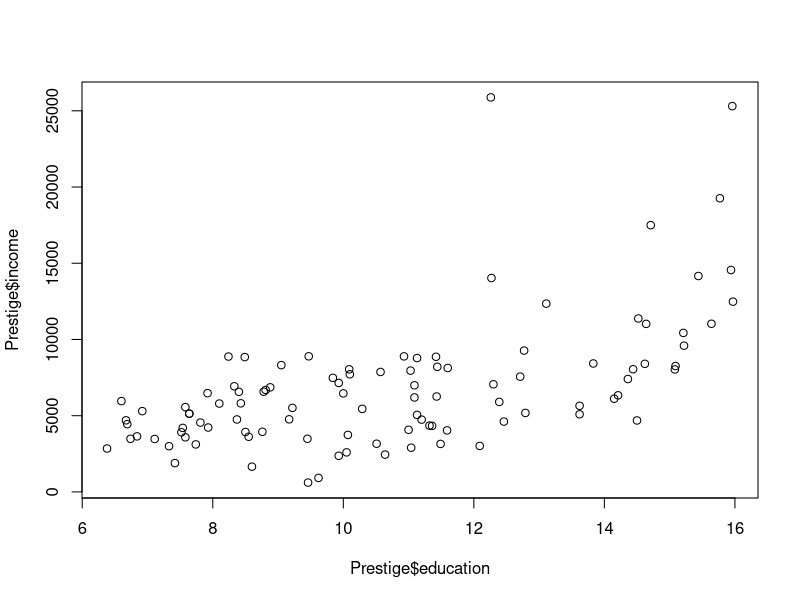

Write the R code that produced this figure. (Note: this script raises an error after producing the figure.)
## ---- chunk 1
# Type in a numerical data, assign them to the variable: weight
weight = c(60,72,57,90,95,72)
# Print out the variable
weight
# You can also type in decimals
height = c(1.75,1.80,1.65,1.90,1.74,1.91)
# Or even formulas, assign to the variable.
bmi = weight/(height)^2
bmi
## ---- chunk 2
# Characters between the quotation marks are consider strings
A = c("NewYork","London","San Francisco")
A
## ---- chunk 3
# A logical vector is a vector that only contains TRUE and FALSE values. In R, true values are designated with TRUE, and false values with FALSE.
B=c(T,T,F,F)
B
bmi > 25  # relational expressions
## ---- chunk 4
seq(4,9) #sequence from 4 to 9, increment defaults to 1, alternatively, 4:9
seq(4,10,2) #sequence from 4 to 10, increment is 2
seq(1,10,.1) #sequence from 1 to 10, increment is .1
seq(-8,9,.5) #sequence from -8 to 9, increment is .5
## ---- chunk 5
exp1 <- c(1,2,3,4,5) #create a vector named as exp1
rep(exp1,3) #repeat 3 times 

ha=c(1,2,3,"sun")
rep(ha,4) #repeat "ha" four times
rep(ha,1:4) #each element is repeated different times, according to the second argument
rep(3:4,c(100,200)) #the first element repeat 100 time, the second 200 times
## ---- chunk 6
# We use the following functions to build a simulated data set.
ACT_score <- round(runif(n=100,min=18,max=25),0)
## ---- chunk 7
# calculate summation
sum(ACT_score) 
# calculate average score
mean(ACT_score)
# calculate median score
median(ACT_score) 
# calculate variance
var(ACT_score) 
# calculate standard deviation
sd(ACT_score) 
# print vector length (sample size)
length(ACT_score) 
# calculate square root of each number
sqrt(ACT_score) 
#--with NA, print order of each number in the vector
order(ACT_score)    
# calculate range of the vector
range(ACT_score) 
#--omit NA, sort date from low to hight
sort(ACT_score)  
#--make a table of counts
table(ACT_score)  

#-- Using the function "describe" from the "psych" package. Please attach the psych package
library(psych)
describe(ACT_score)
## ---- chunk 8
GRE_score <- round(runif(250,130,170),0)
?runif
## ---- chunk 9
x=1:12 
#set the dimension of the matrix
dim(x)=c(3,4) #three rows and four cols 
x
## ---- chunk 10
# Different from the above matrix, we define a matrix use matrix function
matrix(1:12,nrow=3,byrow=T) 
## ---- chunk 11
x=matrix(1:12, nrow=3,byrow=T)
x
rownames(x)=LETTERS[1:3]
colnames(x)=LETTERS[4:7]
x
colnames(x) <- c("gpa","quiz1","quiz2","final")
x
## ---- chunk 12
# The transpose of a matrix is simply a flipped version of the original matrix. We can transpose a matrix by switching its rows with its columns.  
t(x)
#multiply two matrix, if they are conformable
x%*%t(x) #check the dimensions  

t(x)%*%x
## ---- chunk 13
# Using cbind() function to combine columns
cbind(A=1:4,B=5:8,C=9:12)
# Using rbind() function to combine rows
rbind(A=1:4,B=5:8,C=9:12)
## ---- chunk 14
# Load the package "MASS" to use the fractions function
library(MASS)
# Build a square matrix A. 
A <- matrix(c(2,3,2,2), nrow=2,byrow=T)
# Print out
A 
#inverse the matrix       
inv_A <- solve(A,tol=1e-19)

#round              
round(solve(A,tol=1e-19),3) #to the third digits
#show as rationals  
fractions(solve(A,tol=1e-19))

# Ax=b: solve(A,b)
# create an Identity matrix
ident_matrix <- diag(2)
solve(A,diag(2))

## ---- chunk 15
# Load the package for illustrations
library(car)
# Load the data set
data(Prestige)
# Check the dimension of the data
dim(Prestige) # 102 observations, each observation has 6 variables.
# Checking the variable names
names(Prestige)
# subset the data
Prestige[1:10,1:3] #selecting the first 10 subjects with first three variables 
Prestige[,1:3] #selecting all subjects with first three variables 
Prestige$education #selecting the variable "education"
Prestige[1:10,c("education","income")] #selecting the first 10 subjects with the variables "education" and "income"
## ---- chunk 16
# put 1's in the first col., others in 2-4th
X=cbind(1,as.matrix(Prestige[,1:3])) 
X
# adding ID
X1=cbind(seq(1:102),as.matrix(Prestige[,1:3])) 
colnames(X1)= c("ID","education", "income", "women")
X1
# select only the 4th column of the dataset: Prestige
y=Prestige[,4] 
y
# select the first five subjects with all columns
X[1:5,] 
#select variables ("education" ,"prestige") and the first five subjects
Prestige[1:5,c("prestige","education")] 
## ---- chunk 17
# Calculate the correlations among three variables
R=cor(cbind(Prestige$education,Prestige$income,Prestige$women))
R # Correlation matrix
plot(Prestige$education,Prestige$income)
# Calculate the covariance among three variables
S =cov(cbind(Prestige$education,Prestige$income,Prestige$women))
S # Covariance matrix
## ---- chunk 18
# extract diagonal of R (correlation matrix)
diag(R)    
# set diagonal of R
diag(R)=NA 
# make diagonal matrix
diag(1:3)  
# order-3 identity matrix
diag(3)
## ---- chunk 19
## build a continuous variable
pain=c(0,3,2,2,1) 
## set the level of pain as a factor
fpain=factor(pain,levels=0:3) ## categorical has a order: ordinal scale
## rename the factors of our "fpain" variable
levels(fpain)=c("none","mild","medium","sever") 
# Print pain (show as only numbers)
pain
# Print fpain (show as categorical names)
fpain
# Turn the categorizes into numbers 
as.numeric(fpain)-1
# Check the levels of a variable
levels(fpain)
# Internally, the 4-level factor above consists of 2 items 
# (a)a vector of integers between 1 and 4
# (b)a character vector of length 4 containing strings describing what the 4 levels are
## ---- chunk 20
# Combine a collection of objects into a larger composite object. 
# Generate two vectors with Exam scores
exam1=c(50,60,72,92,83,89,58,81)             
exam2=c(60,71,84,94,95,90,77,87)
# Give names to the objects
# Build a list containing both exams
scores=list(midterm=exam1,final=exam2) 
# print the composite object
scores
# You can use "$" sign to extract the specific object in a list
# extract named components 
scores$final
## ---- chunk 21
# Building a data frame using exam data we previously created
d=data.frame(exam1,exam2)
#the data are paired, the same student has a midterm and a final score
d     
# Use the "$" sign extract columns from a data frame 
d$exam1    
## ---- chunk 22
# Select the 4th element in vector exam1
exam1[4] 
# The 1st,3rd,6th,7th element of "exam1"; alternatively
exam2[c(1,3,6,7)] 
# Build an indexing vector "v"
v=c(1,3,6,7)
# Select the indexing elements of "v" from data exam2
exam2[v]
# Select the first 6 elements
exam2[1:6]
# Select all the elements except the positions specified in v
exam2[-v]
# Conditional selection
exam2[exam1>=60]
# Select all the exam2 scores where exam 1's scores either less than 70, or larger than 90. 
exam2[exam1<70 |exam1>90] # "|"means "or"
# Select all the exam2 scores where exam 1's scores between 70 to 79.
exam2[exam1>=70 & exam1<80] # & means "and"
## ---- chunk 23
# We will use the same data frame d.
d=data.frame(exam1,exam2)
# The element in the 5th row, 1st column
d[5,1]
# The vector in the 5th row
d[5,]        
d[d$exam1>90,]
# Conditional selection with logical outcome
lo=d$exam1>60 
lo
# Use a logical vector as the indexing vector
d[lo,]    
## ---- chunk 24
# Use the previous exam data set we created.
d
# Subset the dataset where the exam1 scores are larger than 60
d2=subset(d,exam1>60)
d2
# Adding a new column "exam1bonus" using transform function
d3=transform(d,exam1bonus=exam1+5)
d3
## ---- chunk 25
time=c(9.2,7,7.1,8.2,10.1,11,9.3,4.5,6.6,7.9,10.8,7.8,8.3)
status=c("pass","fail","fail","fail","fail","pass","fail","fail","pass","pass","fail","pass","fail")
# Combine two variables into data frame "rate"
rate=data.frame(time,status)
rate
# use the if function to check the first participant's pass/fail condition
if (rate[1,2]=="pass"){
  print("You are awesome!")
}
## ---- chunk 26
# Making a simple comparison
x <- 7
y <- 5
if(x > y) {
  print("x is greater")
}

## ---- chunk 27
# mathematical expression
x <- 7
y <- 5
if(x + y) {
  print("True")
}

# any non-zero value
if(-3) {
  print("True")
}
## ---- chunk 28
x <- 7
y <- 5
if(x > y) print("x is greater")
## ---- chunk 29
x <- 7
y <- 5
z <- 2
if(x > y) {
  print("x is greater than y")
  if(x > z) print("x is greater than y and z")
}
## ---- chunk 30
x <- 7
y <- 5
if(x > y) {
  print("x is greater")
} else {
  print("y is greater")
}
## ---- chunk 31
# use the if function to check the second participant's pass/fail condition
if (rate[2,2]=="pass"){
  print("You are awesome!")
  } else {
    print("Working harder")
          } 
## ---- chunk 32
x <- 5
y <- 5
if(x > y) {
  print("x is greater")
} else if(x < y) {
  print("y is greater")
} else {
  print("x and y are equal")
}
## ---- chunk 33
# This time we check the participant's studying time from "rate" data.
# Check the first participant's studying time 
if(rate[1,1]<=7){
  print("Study More")
  } else if (rate[1,1]>7 & rate[1,1]<11){
    print("No pain No gain!")
  } else if (rate[1,1]>=11) {
      print("You are on fire！")
    }
## ---- chunk 34
x <- 7
y <- 5
z <- 2
if(x > y && x > z) {
  print("x is greater")
}
## ---- chunk 35
x <- 7
y <- 5
z <- 9
if(x > y || x > z) {
  print("x is greater than y or z")
}
## ---- chunk 36
x <- 7
y <- 5
if(!(x < y)) {
  print("x is greater")
}
## ---- chunk 37
x <- 7
y <- 5
if (x > y) print("x is greater") else print("y is greater")
## ---- chunk 38
x <- 7
y <- 5
max <- if (x > y) x else y
max
## ---- chunk 39
v <- 1:6
if(v %% 2) {
  print("odd")
} else {
  print("even")
}
## ---- chunk 40
v <- c(1,2,3,4,5,6)
ifelse(v %% 2 == 0, "even", "odd")
## ---- chunk 41
v1 <- c(1,2,3,4,5,6)
v2 <- c("a","b","c","d","e","f")
ifelse(c(TRUE,FALSE,TRUE,FALSE,TRUE,FALSE), v1, v2)
## ---- chunk 42
# Select element by name and return its value
x <- "a"
v <- switch(x, "a"="apple", "b"="banana", "c"="cherry")
v

x <- "c"
v <- switch(x, "a"="apple", "b"="banana", "c"="cherry")
v
## ---- chunk 43
# Select first match and return its value
x <- "a"
v <- switch(x, "a"="apple", "a"="apricot", "a"="avocado")
v
## ---- chunk 44
# Select unnamed element in the case of no match
x <- "z"
v <- switch(x, "a"="apple", "b"="banana", "c"="cherry", "grapes")
v
## ---- chunk 45
# Select element by position and return its value
x <- 1
v <- switch(x, "apple", "banana", "cherry")
v

x <- 3
v <- switch(x, "apple", "banana", "cherry")
v
## ---- chunk 46
x <- 5
v <- switch(x, "apple", "banana", "cherry")
v
## ---- chunk 47
# Iterate through a vector
colors <- c("red","green","blue","yellow")
for (x in colors) {
  print(x)
}
## ---- chunk 48
# Iterate through a list
l <- list(3.14, "Hi", c(1,2,3))
for (x in l) {
  print(x)
}
## ---- chunk 49
# Print 'Hello!' 3 times
for (x in 1:3) {
  print("Hello!")
}
# Iterate a sequence and square each element
for (x in seq(from=2,to=8,by=2)) {
  print(x^2)
}
## ---- chunk 50
# Print the numbers 0 to 4
for (x in 0:4) print(x)
## ---- chunk 51
for(x in 1:3) {
  for(y in 1:2) {
    print(paste(x, y))
  }
}
## ---- chunk 52
# Break the loop at 'blue'
colors <- c("red","green","blue","yellow")
for (x in colors) {
  if (x == "blue")
    break
  print(x)
}
## ---- chunk 53
# Skip 'blue' using continue statement
colors <- c("red","green","blue","yellow")
for (x in colors) {
  if (x == "blue")
    next
  print(x)
}
## ---- chunk 54
# Use the for loop to check whether they pass the exam
for (i in 1:nrow(rate)) {
  if (rate[i,2]=="pass"){
  print("You are awesome!")
  } else {
    print("Working harder")
          } 
}
# Use the for loop to check how much time they spent on studying
for (i in 1:nrow(rate)){
  if(rate[i,1]<=7){
  print("Study More")
  } else if (rate[i,1]>7 & rate[i,1]<11){
    print("No pain No gain!")
  } else if (rate[i,1]>=11) {
      print("You are on fire！")
    }
}
## ---- chunk 55
# infinite loop
# repeat {
#  print("Press Esc to stop me!")
# }
## ---- chunk 56
# Iterate until x becomes 5
x <- 1
repeat {
  print(x)
  if (x > 4)
    break
  x <- x + 1
}
## ---- chunk 57
# Create a function 'myfunc'
myfunc <- function() {
  print('Hello, World!')
}
## ---- chunk 58
# Write a function in one line
myfunc <- function() print('Hello, World!')
## ---- chunk 59
myfunc <- function() {
  print('Hello, World!')
}
myfunc()
## ---- chunk 60
sum <- function(x, y) {
  x + y
}
sum(2, 3)
## ---- chunk 61
pow <- function(x, y) {
  x ^ y
}

# using argument names
pow(x=2, y=3)

# changing the order
pow(y=3, x=2)
## ---- chunk 62
# Set default value ‘3’ to second argument
pow <- function(x, y=3) {
  x ^ y
}

# function will use default y value
pow(2)

# specifying a different y value
pow(2, 4)
## ---- chunk 63
sum <- function(x, y) {
  return(x + y)
}

sum(2, 3)
## ---- chunk 64
sum <- function(x, y) {
  x + y
}

sum(2, 3)
## ---- chunk 65
math <- function(x, y) {
  add <- x + y
  sub <- x - y
  mul <- x * y
  div <- x / y
  c(addition = add, subtraction = sub,
    multiplication = mul, division = div)
}

math(6, 3)
## ---- chunk 66
myfunc <- function(x, y) {
  if(!x){
    return(y)
  }
  else{
    return(x)
  }
}

# y is not evaluated so not including it causes no harm
myfunc(6)

# y is evaluated so not including it raises error
# myfunc(0)
## ---- chunk 67
myfunc <- function(x,...) {print(x); summary(...)}
v <- 1:10

myfunc("Summary of v:", v)
## ---- chunk 68
myfunc <- function(...) {cat(..1, ..2)}

myfunc("Hello", "World!")
## ---- chunk 69
addAll <- function(x,...) {
  args <- list(...)
  for (a in args) x <- x + a
  x
}

addAll(1,2)
addAll(1,2,3,4,5)
## ---- chunk 70
# Type in the data set with two variables "time" and "status"
# Time means study hours that students spent on studying
# Status is an indicator showing whether a candidate pass or fail the exam
time=c(9.2,7,7.1,8.2,10.1,11,9.3,4.5,6.6,7.9,10.8,7.8,8.3)
status=c("pass","fail","fail","fail","fail","pass","fail","fail","pass","pass","fail","pass","fail")
# Combine two variables into data frame "rate"
rate=data.frame(time,status)
# filter out how much time do participants spent when they passed the exams. 
sta.pass=rate$time[rate$status=="pass"] 
sta.pass
### ? what is the meaning of this line 
sta.fail=rate$time[rate$status=="fail"]
sta.fail
## ---- chunk 71
# Use ?+function name to check the help document of certain function
?matrix
# Use function "matrix" and "rnorm" to build a random function
m=matrix(rnorm(12),nrow =4)
m
# Select the minimum value column wise 
apply(m,2,min) 
# the second argument: 1 is set to "row", 2 is set to "column"
# the function min() is applied to each column 
# Select the minimum value row wise 
apply(m,1,min) 
## ---- chunk 72
# Generate a matrix x
x <- cbind(x1 = rep(3,8), x2 = c(4:1, 2:5)) 
# Give rownames:a to h
dimnames(x)[[1]] <- letters[1:8]
# Use function sum() apply to each column
# Clean the environment, then run the following function
# col.sums <- apply(x, 2, sum) 
# Use function sum() apply to each row
# row.sums <- apply(x, 1, sum)
# Generate a table for the row sums, column sums and grand total
# rbind(cbind(x, Rtot = row.sums), Ctot = c(col.sums, sum(col.sums)))
## ---- chunk 73
# Build a list
x <- list(a = 1:10, beta = exp(-3:3), logic = c(TRUE,FALSE,FALSE,TRUE))
# Compute the list mean for each list element
lapply(x,mean)
# Quantiles for each list element 0.25 0.50 0.75
lapply(x, quantile, probs = 1:3/4) 
